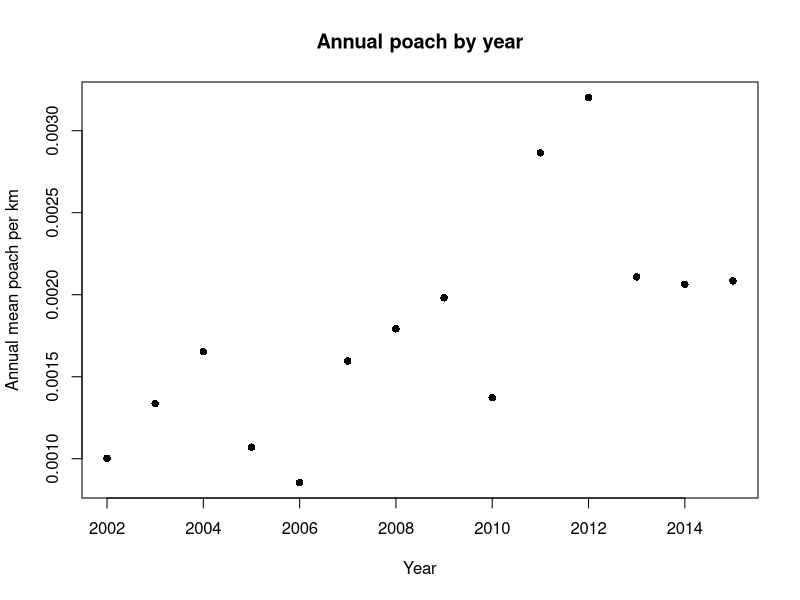
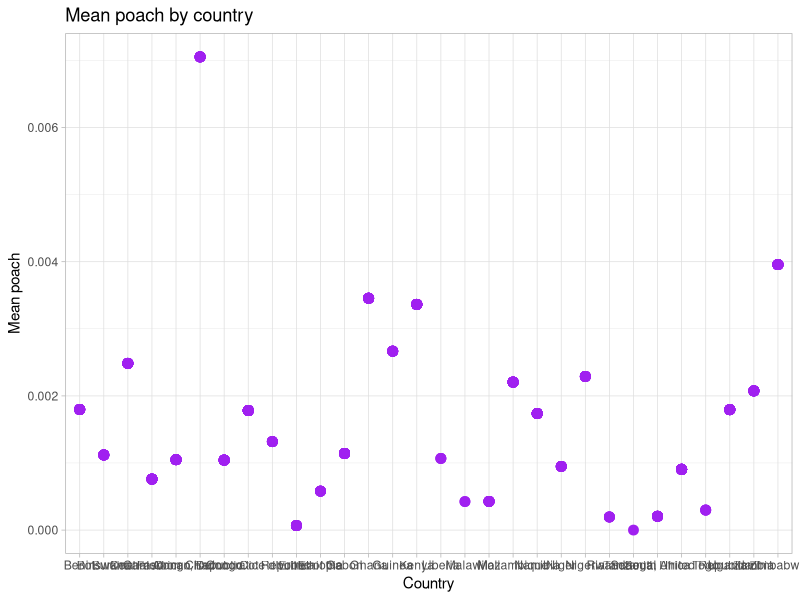
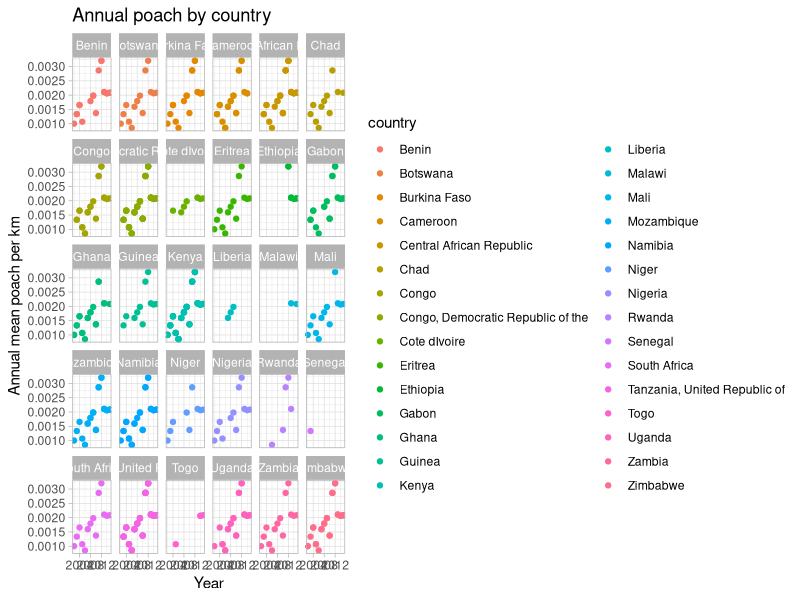
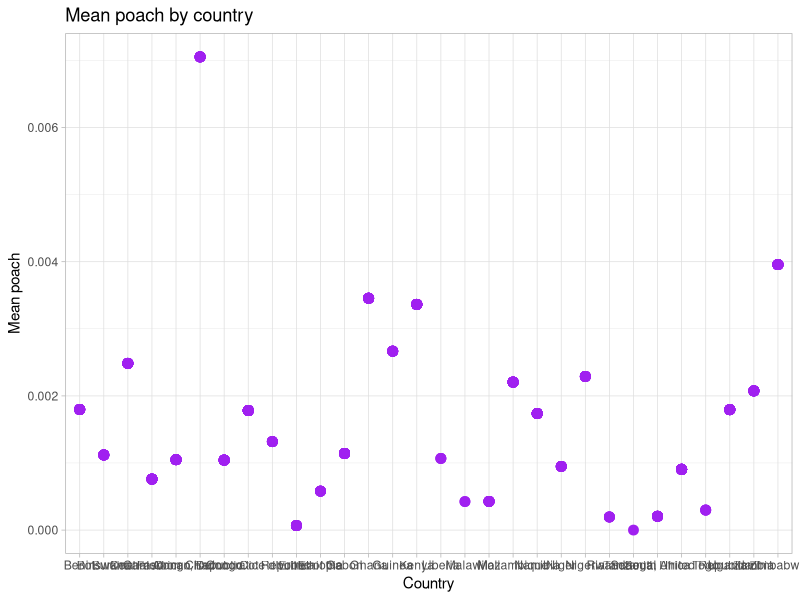
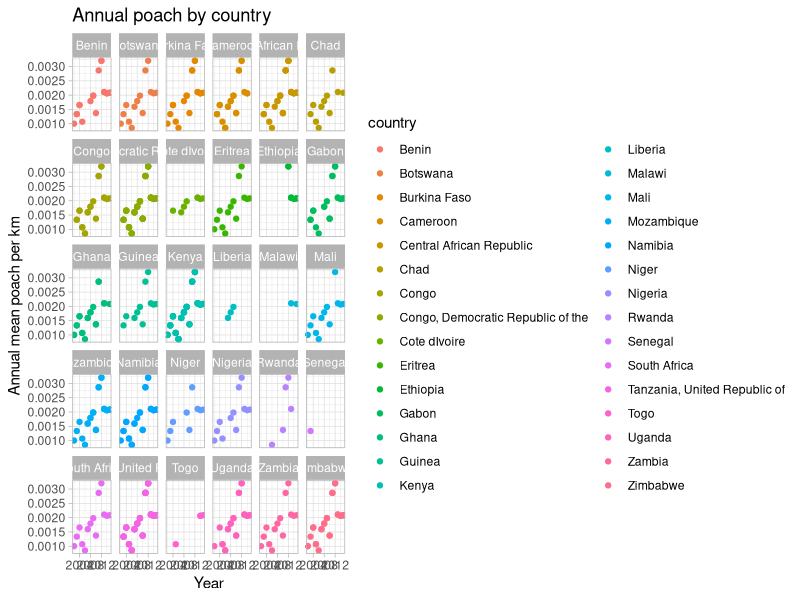

Write R code to recreate these figures, in order.
## ---- chunk 1
knitr::opts_chunk$set(echo = TRUE)
## ---- chunk 2
library(tidyverse)
raw_data <- read_csv("../data_raw/all.data.final.csv")
## ---- chunk 3
select_data <- raw_data %>%  #week3
    mutate(country = CountryName.x, #week6
         site = sitecode,
         ivory.price = ivory.price.toan, 
         num.poach = illegal,
         all.carcass = totcarc,
         perc.dead.poach = num.poach/all.carcass, #week2
         year = yr,
         perc.pop.poach = num.poach/ele.pop) %>% 
  select(country, site, site.area, year, all.carcass, num.poach, perc.dead.poach, perc.pop.poach, ele.pop, ele.density, ivory.price) %>% 
  drop_na(ivory.price) #week6
## ---- chunk 4
# weeks 12 & 13

area.size.sqkm <- vector("character", length = nrow(select_data))

for (i in 1:nrow(select_data)) {
  site.area <- select_data$site.area[i]
   if (site.area <= 10000) {
     area.size.sqkm[i] <- "tiny"
   } else if (site.area <= 20000) {
     area.size.sqkm[i] <- "small"
   } else if (site.area <= 30000) {
     area.size.sqkm[i] <- "medium"
   } else if (site.area <= 40000) {
     area.size.sqkm[i] <- "large"
   } else {
     area.size.sqkm[i] <- "huge"
   } 
  select_data$area.size.sqkm <- area.size.sqkm
}
## ---- chunk 5
# week 11

poach_per_km <- function(dataframe) {
  dataframe$poach.density <- dataframe$num.poach / dataframe$site.area
  return(dataframe)
}

select_data <- poach_per_km(select_data)

# classify poaching level by poach_per_km

# explore poach.density range

range(select_data$poach.density)
max(select_data$poach.density)/5
min(select_data$poach.density)

select_data$poach.density<=0.05

poach.level <- vector("character", length = nrow(select_data))

select_data <- select_data %>% 
  mutate(poach.level = case_when(
    poach.density <= 0.005 ~ "miniscule",
    poach.density <= 0.01 ~ "low",
    poach.density <= 0.015 ~ "medium",
    poach.density <= 0.02 ~ "high",
    TRUE ~ "extreme"
  ))
## ---- chunk 6
# create a data frame with the mean poaching density for each year

annual_means <- select_data %>% 
  group_by(year) %>% 
  summarize(annual.mean.poach = mean(poach.density, na.rm = TRUE))

# join mean data into main data frame
# week 4

select_data <- select_data %>% 
  left_join(annual_means, by = "year")

# plot annual mean poaching by year

plot(select_data$year, select_data$annual.mean.poach,
     xlab = "Year", ylab = "Annual mean poach per km", 
     main = "Annual poach by year", pch = 16)

ggsave("Annual_poach_by_year.png", path = "../outputs/")
## ---- chunk 7
# create a data frame with the mean poaching density for each country

poach_by_country <- select_data %>% 
  group_by(country) %>% 
  summarize(mean.poach.country = mean(poach.density, na.rm = TRUE))

# join into main data frame

select_data <- select_data %>% 
  left_join(poach_by_country, by = "country")

# plot mean poaching by country

select_data %>% ggplot(aes(x = country, y = mean.poach.country)) +
  geom_point(color = "purple", size = 3)+
  xlab("Country") +
  ylab("Mean poach")+
  ggtitle("Mean poach by country")+
  theme_light()

ggsave("Poach_by_country.png", path = "../outputs/")
## ---- chunk 8
select_data %>% ggplot(aes(x = year, y = annual.mean.poach, color = country)) +
  geom_point()+
  facet_wrap(~ country)+
  xlab("Year") +
  ylab("Annual mean poach per km")+
  ggtitle("Annual poach by country")+
  theme_light()

ggsave("Annual_poach_by_country.png", path = "../outputs/")
